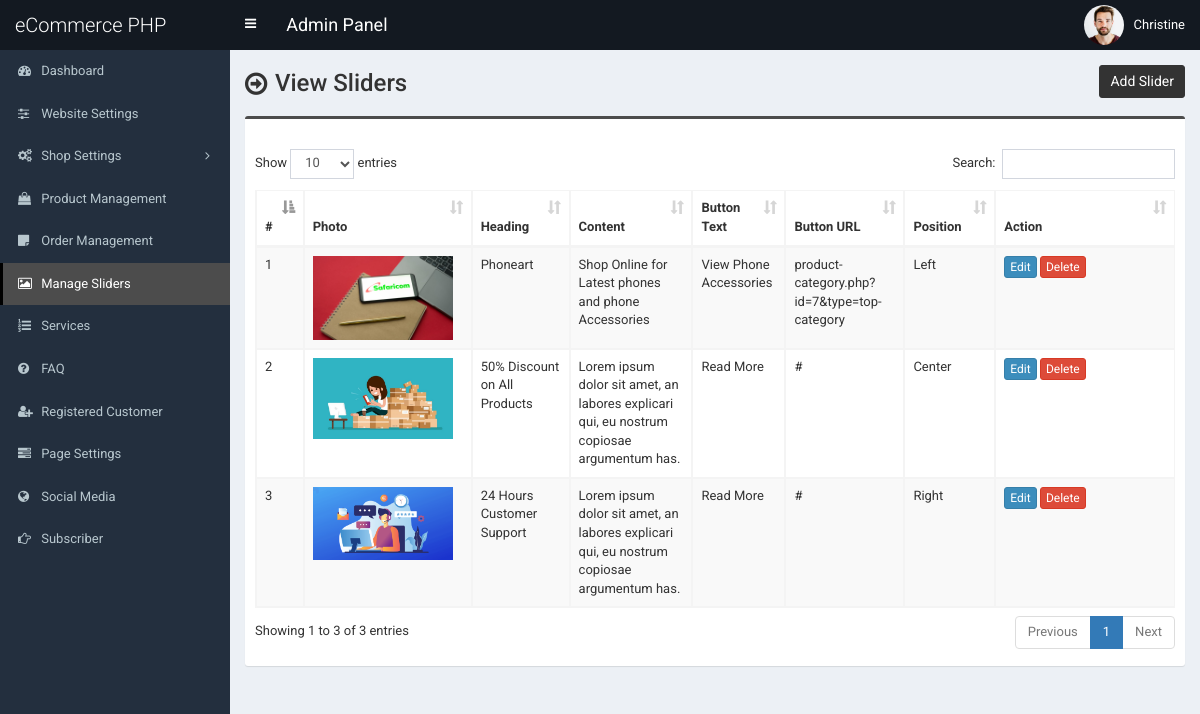
/admin/slider.php (signed in), run on the app's committed database.
### tables this page shows
CREATE TABLE `tbl_slider` (
  `id` int(11) NOT NULL,
  `photo` varchar(255) NOT NULL,
  `heading` varchar(255) NOT NULL,
  `content` text NOT NULL,
  `button_text` varchar(255) NOT NULL,
  `button_url` varchar(255) NOT NULL,
  `position` varchar(255) NOT NULL
);

### admin/slider.php (the view, shortened to what this page needs)
<?php require_once('header.php'); ?>
<section class="content-header">
	<div class="content-header-left">
		<h1>View Sliders</h1>
	</div>
	<div class="content-header-right">
		<a href="slider-add.php" class="btn btn-primary btn-sm">Add Slider</a>
	</div>
</section>
<section class="content">
	<div class="row">
		<div class="col-md-12">
			<div class="box box-info">
				<div class="box-body table-responsive">
					<table id="example1" class="table table-bordered table-hover table-striped">
						<thead>
							<tr>
								<th>#</th>
								<th>Photo</th>
								<th>Heading</th>
								<th>Content</th>
								<th>Button Text</th>
								<th>Button URL</th>
								<th>Position</th>
								<th width="140">Action</th>
							</tr>
						</thead>
						<tbody>
							<?php
							$i=0;
							$statement = $pdo->prepare("SELECT
														id,
														photo,
														heading,
														content,
														button_text,
														button_url,
														position
							                           	FROM tbl_slider
							                           	");
							$statement->execute();
							$result = $statement->fetchAll(PDO::FETCH_ASSOC);
							foreach ($result as $row) {
								$i++;
								?>
								<tr>
									<td><?php echo $i; ?></td>
									<td style="width:150px;"><img src="../assets/uploads/<?php echo $row['photo']; ?>" alt="<?php echo $row['heading']; ?>" style="width:140px;"></td>
									<td><?php echo $row['heading']; ?></td>
									<td><?php echo $row['content']; ?></td>
									<td><?php echo $row['button_text']; ?></td>
									<td><?php echo $row['button_url']; ?></td>
									<td><?php echo $row['position']; ?></td>
									<td>
										<a href="slider-edit.php?id=<?php echo $row['id']; ?>" class="btn btn-primary btn-xs">Edit</a>
										<a href="#" class="btn btn-danger btn-xs" data-href="slider-delete.php?id=<?php echo $row['id']; ?>" data-toggle="modal" data-target="#confirm-delete">Delete</a>
									</td>
								</tr>
								<?php
							}
							?>
						</tbody>
					</table>
				</div>
			</div>
		</div>
	</div>
</section>
<?php require_once('footer.php'); ?>

### admin/style.css (style rules this page uses)
body { font-size: 13px; font-family: "Roboto", sans-serif; }
.content-header > h1, .content-header .content-header-left h1 { font-family: "Roboto", sans-serif; }
.box-info { padding-top: 20px; }
.content-header { overflow: hidden; }
.content-header .content-header-left { float: left; padding-top: 5px; }
.content-header .content-header-right { float: right; }
.content-header .content-header-left h1 { margin-top: 0; margin-bottom: 0; padding-left: 30px; padding-bottom: 5px; font-size: 24px; position: relative; }
.content-header .content-header-left h1:before { position: absolute; top: 0; left: 0; font-family: "FontAwesome", sans-serif; font-size: 26px; content: "\f18e"; }
.content-header .content-header-right a { position: relative; font-size: 14px; }
.box.box-info { border-top-color: #4c4c4c; }
.content-header .content-header-right a { background-color: #333333; border-color: #333333; }

### data on the page
tbl_slider: photo (picture), heading "Phoneart", content "Shop Online for Latest phones and phone Accessories", button_text "View Phone Accessories", button_url "product-category.php?id=7&type=top-category", position "Left"
tbl_slider: photo (picture), heading "50% Discount on All Products", content "Lorem ipsum dolor sit amet, an labores explicari qui, eu nostrum copiosae argumentum has.", button_text "Read More", button_url "#", position "Center"
tbl_slider: photo (picture), heading "24 Hours Customer Support", content "Lorem ipsum dolor sit amet, an labores explicari qui, eu nostrum copiosae argumentum has.", button_text "Read More", button_url "#", position "Right"

### other printed values
$_SESSION['user']['full_name'] "Christine"
